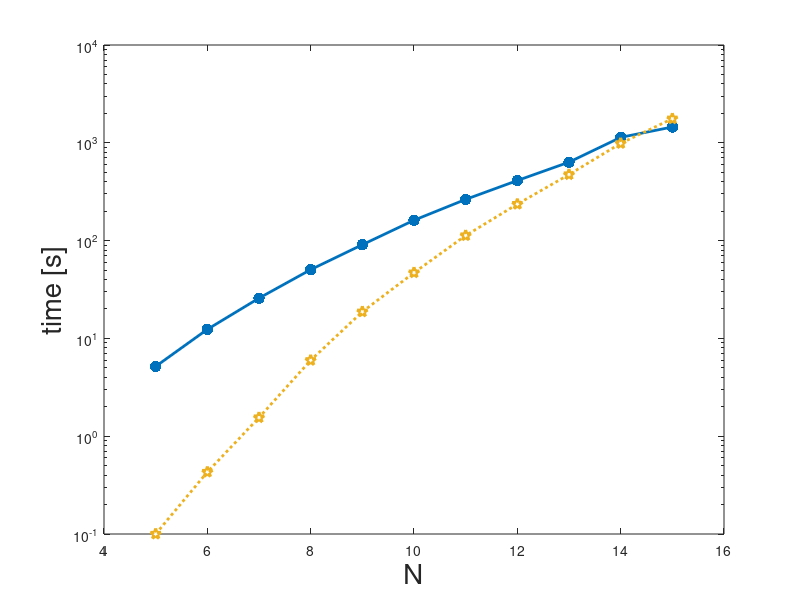

The MATLAB source for this figure: (Note: this script raises an error after producing the figure.)
n_homo = [5:15];

t_homo = [
 5.17 
 12.37 
 25.80 
 50.48 
 90.78 
 161.54 
 263.77 
 411.40 
 634.18 
 1136.59 
 1451.06 
];

n_mep = [5:15]';

t_mep = [
 0.10 
 0.43 
 1.55 
 5.97 
 18.73 
 47.00 
 112.62 
 235.92 
 473.54 
 986.88 
 1762.43 
 ];

% same size for all positions
position = [50 200 850 580];
ms = 8;
ms_dot = 25;
lw = 2;
f1 = figure('Position',position);
Ax1(1) = axes(f1);
glavne_barve = get(Ax1(1), 'ColorOrder');

semilogy(n_homo,t_homo,'.-','Color', glavne_barve(1,:),'MarkerSize',ms_dot,'LineWidth',lw);
hold on
semilogy(n_mep,t_mep,':pentagram','Color', glavne_barve(3,:),'MarkerSize',ms,'MarkerFaceColor','w','LineWidth',lw);
hold off
        ylabel('time [s]','FontSize',20)
        xlabel('N','FontSize',20)
        % title('k=3,5,7','FontSize',15)
        ax = gca;
        ax.FontSize=20;
    lgd3 = legend('homotopy','MultiParEig', 'Location', 'southeast','FontSize',20);
axis([4 16 3e-2 4e3])
title('ARMA(2,1)')
